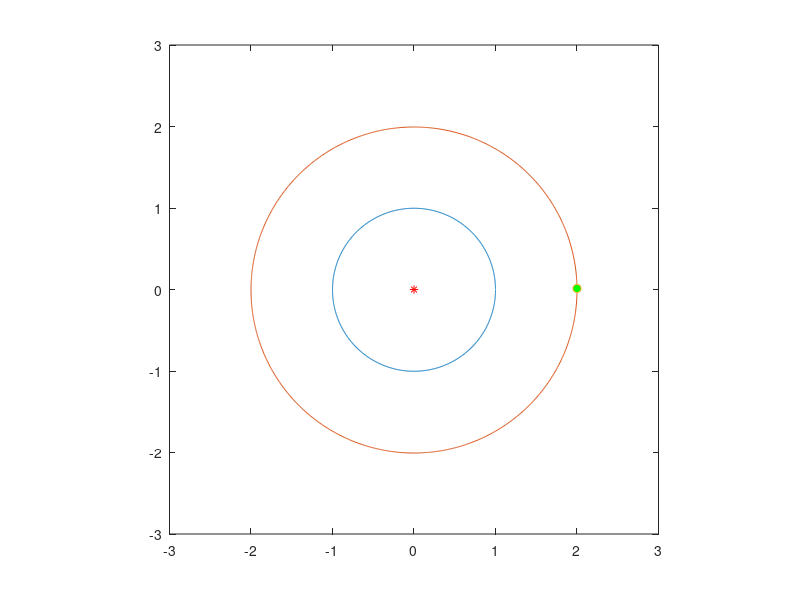

MATLAB code for this plot: (Note: this script raises an error after producing the figure.)
clear
clf

%Constants
G = 1;
M = 1;


%Variables
rad = 1;
t = 0.0;
tf = 2 * pi;
timeSteps = 1000;
dt = (2 * pi)/ timeSteps;

xsave = zeros(1, timeSteps);
ysave = zeros(1, timeSteps);


%ORBIT 1 ======================================================
x = rad;
y = 0;
u = 0;
v = sqrt((G*M)/rad);

for n = 1:timeSteps
   
    r = sqrt(x^2 + y^2);
    u = u - dt*G*M * x/r^3;
    v = v - dt*G*M * y/r^3;
    x = x + dt*u;
    y = y + dt*v;
    
    xsave(n) = x;
    ysave(n) = y;
    %plot(x,y, '-b',xsave(n),ysave(n))
    
    
    %axis equal
    %axis ([-2, 2, -2, 2])
    %drawnow
    
end

plot(0,0, 'r*',xsave,ysave)
axis equal
axis([-3, 3, -3, 3])
hold on;

%ORBIT 2 ========================================================

x = 2 * rad;
y = 0;
u = 0;
v = sqrt((G*M)/(2 * rad));
dt = (5.673 * pi)/ timeSteps;


xsave1 = zeros(1, timeSteps);
ysave1 = zeros(1, timeSteps);
for n = 1:timeSteps
   
    r = sqrt(x^2 + y^2);
    u = u - dt*G*M * x/r^3;
    v = v - dt*G*M * y/r^3;
    x = x + dt*u;
    y = y + dt*v;
    
    xsave1(n) = x;
    ysave1(n) = y;
    
    
end
plot(xsave1, ysave1)
outer = plot(xsave1(1),ysave1(1), '-o','MarkerFaceColor','green');
set(0,'DefaultLegendAutoUpdate','off')

%set(0,'DefaultLegendAutoUpdate','off')
%Adds Title to Top
title('Satelite Transferring Orbits')
xlabel('DIstance From Orbiting Body') 
ylabel('Distance From Orbiting Body')



%TRANSFER ORBIT =================================================
x = -rad;
y = 0;
u = 0;
dt = periodTrans([1, 2], G, M) / timeSteps;
v = -(sqrt((G*M)/rad) + (sqrt(4/3)-1));
for n = 1:timeSteps
   
    r = sqrt(x^2 + y^2);
    u = u - dt*G*M * x/r^3;
    v = v - dt*G*M * y/r^3;
    x = x + dt*u;
    y = y + dt*v;
    
    xsave(n) = x;
    ysave(n) = y;
    
    
end
%plot(xsave,ysave)

p = plot(x(1),y(1),'-o','MarkerFaceColor','red');
hold on
trail = plot(x(1), y(1), 'blue');
lgd = legend('Orbited Body','Orbit 1','Orbit 2','Spaceship','Satelite');
c = lgd.TextColor;
lgd.TextColor = 'black';

%sets background color to white (outside box to white)
set(gcf,'color','w');
%set background color to black (inside box)
set(gca,'Color','k')



for k = (2:length(xsave))
    if mod(k,4) == 0
    
        p.XData = xsave(k);
        p.YData = ysave(k);
        trail.XData = xsave(1:k);
        trail.YData = ysave(1:k);
        outer.XData = xsave1(k);
        outer.YData = ysave1(k);
        drawnow
    end
end


%{
x = rad;
y = 0;
u = 0;
dt = (pi * (3/2)^(3/2)) / 100;
v = sqrt((G*M)/rad) + (sqrt(4/3)-1);
for n = 1:100
   
    r = sqrt(x^2 + y^2);
    u = u - dt*G*M * x/r^3;
    v = v - dt*G*M * y/r^3;
    x = x + dt*u;
    y = y + dt*v;
    
    xsave(n) = x;
    ysave(n) = y;
    
    
    scatter(xsave(n),ysave(n))
    drawnow
    
end
%}
